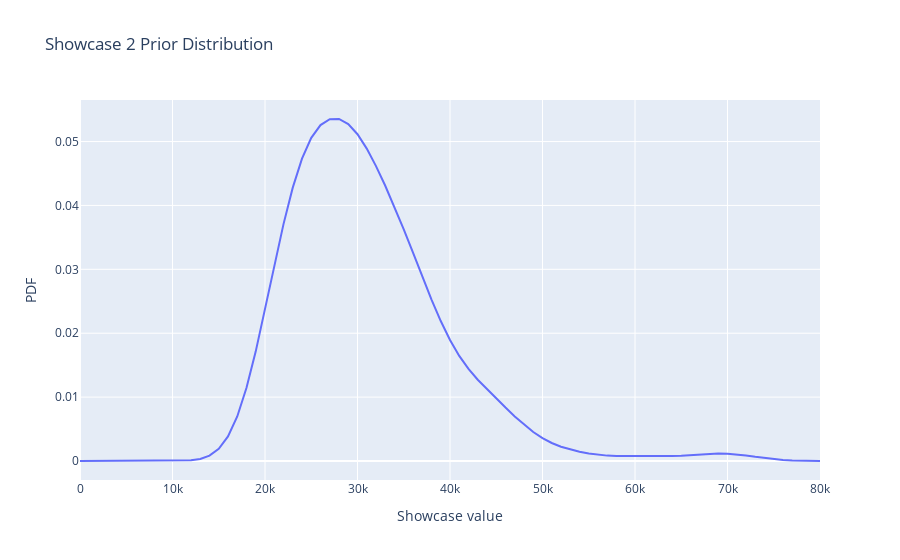

Notebook code for this chart:
### Code cell
fig = go.Figure()

fig.add_trace(
    go.Line(
        x=prior2.index,
        y=prior2['probs']
    )
)

fig.update_layout(
    xaxis_title='Showcase value',
    yaxis_title='PDF',
    title='Showcase 2 Prior Distribution'
)

fig.show()
